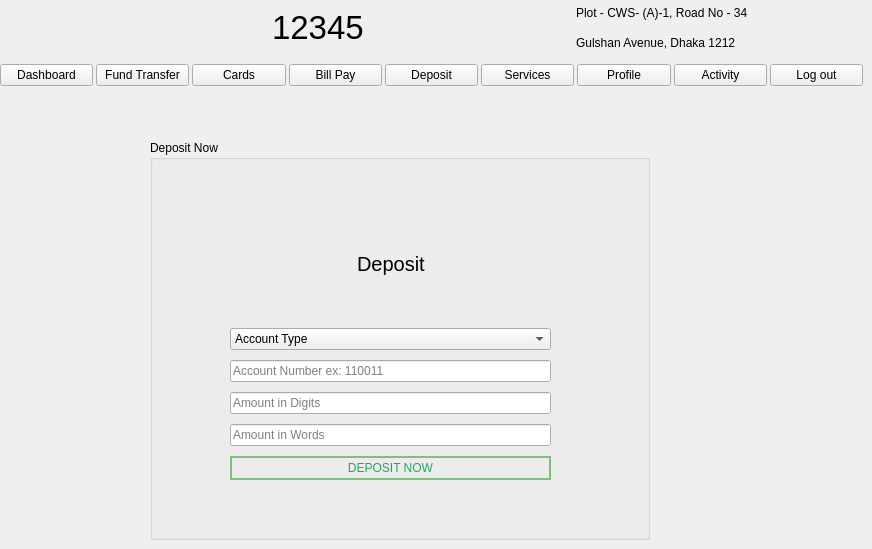
    <widget class="QWidget" name="deposit_page">
     <widget class="QGroupBox" name="groupBox_6">
      <property name="geometry">
       <rect>
        <x>150</x>
        <y>140</y>
        <width>500</width>
        <height>400</height>
       </rect>
      </property>
      <property name="title">
       <string>Deposit Now</string>
      </property>
      <widget class="QWidget" name="layoutWidget">
       <property name="geometry">
        <rect>
         <x>80</x>
         <y>70</y>
         <width>321</width>
         <height>270</height>
        </rect>
       </property>
       <layout class="QGridLayout" name="gridLayout_11">
        <property name="topMargin">
         <number>0</number>
        </property>
        <property name="verticalSpacing">
         <number>10</number>
        </property>
        <item row="4" column="0" colspan="3">
         <widget class="QLineEdit" name="deposit_amount">
          <property name="placeholderText">
           <string>Amount in Digits</string>
          </property>
         </widget>
        </item>
        <item row="0" column="1">
         <widget class="QLabel" name="label_19">
          <property name="font">
           <font>
            <pointsize>15</pointsize>
           </font>
          </property>
          <property name="text">
           <string>Deposit</string>
          </property>
         </widget>
        </item>
        <item row="3" column="0" colspan="3">
         <widget class="QLineEdit" name="deposit_account">
          <property name="placeholderText">
           <string>Account Number ex: 110011</string>
          </property>
         </widget>
        </item>
        <item row="5" column="0" colspan="3">
         <widget class="QLineEdit" name="lineEdit_17">
          <property name="placeholderText">
           <string>Amount in Words</string>
          </property>
         </widget>
        </item>
        <item row="0" column="0">
         <spacer name="horizontalSpacer">
          <property name="orientation">
           <enum>Qt::Horizontal</enum>
          </property>
          <property name="sizeHint" stdset="0">
           <size>
            <width>40</width>
            <height>20</height>
           </size>
          </property>
         </spacer>
        </item>
        <item row="6" column="0" colspan="3">
         <widget class="QPushButton" name="pushButton_4">
          <property name="styleSheet">
           <string notr="true">color: rgb(38, 162, 105);
border: 2px solid rgb(127, 191, 127);
height:20px;</string>
          </property>
          <property name="text">
           <string>DEPOSIT NOW</string>
          </property>
         </widget>
        </item>
        <item row="0" column="2">
         <spacer name="horizontalSpacer_2">
          <property name="orientation">
           <enum>Qt::Horizontal</enum>
          </property>
          <property name="sizeHint" stdset="0">
           <size>
            <width>40</width>
            <height>20</height>
           </size>
          </property>
         </spacer>
        </item>
        <item row="2" column="0" colspan="3">
         <widget class="QComboBox" name="comboBox_11">
          <item>
           <property name="text">
            <string>Account Type</string>
           </property>
          </item>
          <item>
           <property name="text">
            <string>Current</string>
           </property>
          </item>
          <item>
           <property name="text">
            <string>Savings</string>
           </property>
          </item>
         </widget>
        </item>
       </layout>
      </widget>
     </widget>
     <widget class="QWidget" name="layoutWidget_10">
      <property name="geometry">
       <rect>
        <x>40</x>
        <y>0</y>
        <width>711</width>
        <height>55</height>
       </rect>
      </property>
      <layout class="QGridLayout" name="gridLayout_20">
       <item row="1" column="0">
        <widget class="QLabel" name="login_bank_logo_8">
         <property name="text">
          <string/>
         </property>
         <property name="pixmap">
          <pixmap resource="resources.qrc">:/image/images/logo.jpeg</pixmap>
         </property>
        </widget>
       </item>
       <item row="1" column="4">
        <layout class="QVBoxLayout" name="verticalLayout_5">
         <item>
          <widget class="QLabel" name="login_address_label1_8">
           <property name="text">
            <string>Plot - CWS- (A)-1, Road No - 34 </string>
           </property>
          </widget>
         </item>
         <item>
          <widget class="QLabel" name="login_address_label2_8">
           <property name="text">
            <string>Gulshan Avenue, Dhaka 1212</string>
           </property>
          </widget>
         </item>
        </layout>
       </item>
       <item row="1" column="2">
        <layout class="QHBoxLayout" name="horizontalLayout_20">
         <item>
          <widget class="QLabel" name="login_support_logo_8">
           <property name="text">
            <string/>
           </property>
           <property name="pixmap">
            <pixmap resource="resources.qrc">:/image/images/support_icon.jpeg</pixmap>
           </property>
           <property name="scaledContents">
            <bool>true</bool>
           </property>
          </widget>
         </item>
         <item>
          <widget class="QLabel" name="label_31">
           <property name="font">
            <font>
             <pointsize>25</pointsize>
            </font>
           </property>
           <property name="text">
            <string>12345</string>
           </property>
          </widget>
         </item>
        </layout>
       </item>
       <item row="1" column="1">
        <spacer name="horizontalSpacer_12">
         <property name="orientation">
          <enum>Qt::Horizontal</enum>
         </property>
         <property name="sizeHint" stdset="0">
          <size>
           <width>40</width>
           <height>20</height>
          </size>
         </property>
        </spacer>
       </item>
       <item row="1" column="3">
        <spacer name="horizontalSpacer_13">
         <property name="orientation">
          <enum>Qt::Horizontal</enum>
         </property>
         <property name="sizeHint" stdset="0">
          <size>
           <width>40</width>
           <height>20</height>
          </size>
         </property>
        </spacer>
       </item>
      </layout>
     </widget>
     <widget class="QWidget" name="layoutWidget_18">
      <property name="geometry">
       <rect>
        <x>0</x>
        <y>60</y>
        <width>863</width>
        <height>30</height>
       </rect>
      </property>
      <layout class="QHBoxLayout" name="horizontalLayout_29">
       <property name="spacing">
        <number>3</number>
       </property>
       <property name="sizeConstraint">
        <enum>QLayout::SetMinimumSize</enum>
       </property>
       <item>
        <widget class="QPushButton" name="dashboard_button_5">
         <property name="sizePolicy">
          <sizepolicy hsizetype="Minimum" vsizetype="Fixed">
           <horstretch>0</horstretch>
           <verstretch>0</verstretch>
          </sizepolicy>
         </property>
         <property name="text">
          <string>Dashboard</string>
         </property>
        </widget>
       </item>
       <item>
        <widget class="QPushButton" name="fund_tranfer_button_5">
         <property name="sizePolicy">
          <sizepolicy hsizetype="Minimum" vsizetype="Fixed">
           <horstretch>0</horstretch>
           <verstretch>0</verstretch>
          </sizepolicy>
         </property>
         <property name="text">
          <string>Fund Transfer</string>
         </property>
        </widget>
       </item>
       <item>
        <widget class="QPushButton" name="cards_button_5">
         <property name="sizePolicy">
          <sizepolicy hsizetype="Minimum" vsizetype="Fixed">
           <horstretch>0</horstretch>
           <verstretch>0</verstretch>
          </sizepolicy>
         </property>
         <property name="text">
          <string>Cards</string>
         </property>
        </widget>
       </item>
       <item>
        <widget class="QPushButton" name="bill_pay_button_5">
         <property name="sizePolicy">
          <sizepolicy hsizetype="Minimum" vsizetype="Fixed">
           <horstretch>0</horstretch>
           <verstretch>0</verstretch>
          </sizepolicy>
         </property>
         <property name="text">
          <string>Bill Pay</string>
         </property>
        </widget>
       </item>
       <item>
        <widget class="QPushButton" name="beneficiary_button_5">
         <property name="sizePolicy">
          <sizepolicy hsizetype="Minimum" vsizetype="Fixed">
           <horstretch>0</horstretch>
           <verstretch>0</verstretch>
          </sizepolicy>
         </property>
         <property name="text">
          <string>Deposit</string>
         </property>
        </widget>
       </item>
       <item>
        <widget class="QPushButton" name="services_button_5">
         <property name="sizePolicy">
          <sizepolicy hsizetype="Minimum" vsizetype="Fixed">
           <horstretch>0</horstretch>
           <verstretch>0</verstretch>
          </sizepolicy>
         </property>
         <property name="text">
          <string>Services</string>
         </property>
        </widget>
       </item>
       <item>
        <widget class="QPushButton" name="profile_button_5">
         <property name="sizePolicy">
          <sizepolicy hsizetype="Minimum" vsizetype="Fixed">
           <horstretch>0</horstretch>
           <verstretch>0</verstretch>
          </sizepolicy>
         </property>
         <property name="text">
          <string>Profile</string>
         </property>
        </widget>
       </item>
       <item>
        <widget class="QPushButton" name="activity_button_5">
         <property name="sizePolicy">
          <sizepolicy hsizetype="Minimum" vsizetype="Fixed">
           <horstretch>0</horstretch>
           <verstretch>0</verstretch>
          </sizepolicy>
         </property>
         <property name="text">
          <string>Activity</string>
         </property>
        </widget>
       </item>
       <item>
        <widget class="QPushButton" name="home_schedular_button_5">
         <property name="sizePolicy">
          <sizepolicy hsizetype="Minimum" vsizetype="Fixed">
           <horstretch>0</horstretch>
           <verstretch>0</verstretch>
          </sizepolicy>
         </property>
         <property name="text">
          <string>Log out</string>
         </property>
        </widget>
       </item>
      </layout>
     </widget>
    </widget>
